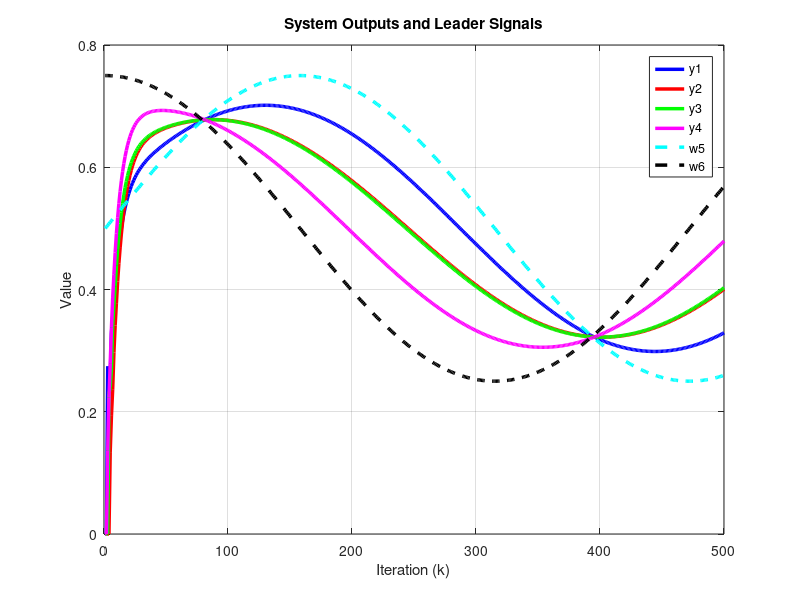

This figure's MATLAB source:
clc; clear;

%Parameters

rho = 10.5;
eta = 5;
lamda = 100;
mu = 80.5;
epsilon = 1e-5;
alpha = 1;

T = 0.1;
gamma1 = 0.05;
gamma2 = 0.05;
gamma3 = 0.05;
gamma4 = 0.05;

beta = 10;
sigma = 95;
tau = 1e-5;
nena = 1e-5;

rT = 1024;
L = 200;
m = 500;
n =600;


% initialization 

phi1 = zeros(m+1, 1);
phi2 = zeros(m+1, 1);
phi3 = zeros(m+1, 1);
phi4 = zeros(m+1, 1);

mfa1 = zeros(m+1, 1);
mfa2 = zeros(m+1, 1);
mfa3 = zeros(m+1, 1);
mfa4 = zeros(m+1, 1);

sm1 = zeros(m,1);
sm2 = zeros(m,1);
sm3 = zeros(m,1);
sm4 = zeros(m,1);

y1 = zeros(m+1, 1);
y2 = zeros(m+1, 1);
y3 = zeros(m+1, 1);
y4 = zeros(m+1, 1);

u1 = zeros(m,1);
u2 = zeros(m,1);
u3 = zeros(m,1);
u4 = zeros(m,1);

xi1 = zeros(m, 1);
xi2 = zeros(m, 1);
xi3 = zeros(m, 1);
xi4 = zeros(m, 1);

s1 = zeros(m, 1);
s2 = zeros(m, 1);
s3 = zeros(m, 1);
s4 = zeros(m, 1);

omega1 = zeros(m, 1);
omega2 = zeros(m, 1);
omega3 = zeros(m, 1);
omega4 = zeros(m, 1);

%Time Invarying Leaders signals (w5, w6)
% % Preallocate arrays (adjust size if needed)
% w5 = zeros(1, m);  % example length, adjust as needed
% w6 = zeros(1, m);  % example length, adjust as needed

% % Set w5 values according to conditions
% w5(1:165)     = 1.4;
% w5(166:330)   = 1.6;
% w5(331:end)   = 1.3;

% % Set w6 values according to conditions
% w6(1:165)     = 0.7;
% w6(166:330)   = 1.2;
% w6(331:end)   = 1.1;


% Time vector for sinusoidal signals
k = 1:m;
t = (k-1) * T; % Time vector: t = (k-1)*T

% Define sinusoidal leader signals (choose one of the variations below)

% Variation 1: Low-frequency, same amplitude, phase-shifted signals
w5 = 0.5 + 0.25 * sin(0.1 * t); % Amplitude = 0.25, frequency = 0.1 rad/s, offset = 1.15
w6 = 0.5 + 0.25 * sin(0.1 * t + pi/2); % Same amplitude and frequency, phase shift = pi/2


for k = 1:m

    if k == 1
        phi1(k) = 1;
        phi2(k) = 1;
        phi3(k) = 1;
        phi4(k) = 1;
    elseif k == 2
        phi1(k) = phi1(k-1) + (eta * u1(k-1) / (mu + u1(k-1)^2)) * (y1(k) - phi1(k-1)*u1(k-1));
        phi2(k) = phi2(k-1) + (eta * u2(k-1) / (mu + u2(k-1)^2)) * (y2(k) - phi2(k-1)*u2(k-1));
        phi3(k) = phi3(k-1) + (eta * u3(k-1) / (mu + u3(k-1)^2)) * (y3(k) - phi3(k-1)*u3(k-1));
        phi4(k) = phi4(k-1) + (eta * u4(k-1) / (mu + u4(k-1)^2)) * (y4(k) - phi4(k-1)*u4(k-1));
    else
        phi1(k) = phi1(k-1) + (eta * (u1(k-1) - u1(k-2)) / (mu + (u1(k-1) - u1(k-2))^2)) * (y1(k) - y1(k-1) - phi1(k-1) * (u1(k-1) - u1(k-2)));
        phi2(k) = phi2(k-1) + (eta * (u2(k-1) - u2(k-2)) / (mu + (u2(k-1) - u2(k-2))^2)) * (y2(k) - y2(k-1) - phi2(k-1) * (u2(k-1) - u2(k-2)));
        phi3(k) = phi3(k-1) + (eta * (u3(k-1) - u3(k-2)) / (mu + (u3(k-1) - u3(k-2))^2)) * (y3(k) - y3(k-1) - phi3(k-1) * (u3(k-1) - u3(k-2)));
        phi4(k) = phi4(k-1) + (eta * (u4(k-1) - u4(k-2)) / (mu + (u4(k-1) - u4(k-2))^2)) * (y4(k) - y4(k-1) - phi4(k-1) * (u4(k-1) - u4(k-2)));
    end

    % Stability protection
    if k > 2 && (abs(phi1(k)) <= epsilon || abs(u1(k - 1) - u1(k - 2)) <= epsilon || sign(phi1(k)) ~= sign(phi1(1)))
        phi1(k) = phi1(1);
    end
    
    if k > 2 && (abs(phi2(k)) <= epsilon || abs(u2(k - 1) - u2(k - 2)) <= epsilon || sign(phi2(k)) ~= sign(phi2(1)))
        phi2(k) = phi2(1);
    end
    
    if k > 2 && (abs(phi3(k)) <= epsilon || abs(u3(k - 1) - u3(k - 2)) <= epsilon || sign(phi3(k)) ~= sign(phi3(1)))
        phi3(k) = phi3(1);
    end
    
    if k > 2 && (abs(phi4(k)) <= epsilon || abs(u4(k - 1) - u4(k - 2)) <= epsilon || sign(phi4(k)) ~= sign(phi4(1)))
        phi4(k) = phi4(1);
    end

    % Example for one time step:
    xi1(k) = y2(k) - 2 * y1(k) + w5(k);
    xi2(k) = y3(k) - y2(k);
    xi3(k) = y4(k) - 2 * y3(k) + y1(k);
    xi4(k) = y2(k) - 2 * y4(k) + w6(k);

    % Fix: Handle k=1 case for sliding surfaces
    if k == 1
        s1(k) = 0;
        s2(k) = 0;
        s3(k) = 0;
        s4(k) = 0;
    else
        s1(k) = alpha * xi1(k) - xi1(k-1);
        s2(k) = alpha * xi2(k) - xi2(k-1);
        s3(k) = alpha * xi3(k) - xi3(k-1);
        s4(k) = alpha * xi4(k) - xi4(k-1);
    end

    % Fix: Handle k=1 case for sliding surfaces
    if k == 1
        omega1(k) = 0;
        omega2(k) = 0;
        omega3(k) = 0;
        omega4(k) = 0;
    else
        omega1(k) = s1(k) + tau * (s1(k-1));
        omega2(k) = s2(k) + tau * (s2(k-1));
        omega3(k) = s3(k) + tau * (s3(k-1));
        omega4(k) = s4(k) + tau * (s4(k-1));
    end

    if k == 1
        mfa1(k) = 0;
        mfa2(k) = 0;
        mfa3(k) = 0;
        mfa4(k) = 0;
    else
        mfa1(k) = mfa1(k-1) + (rho * phi1(k)) / (lamda + abs(phi1(k)^2)) * xi1(k);
        mfa2(k) = mfa2(k-1) + (rho * phi2(k)) / (lamda + abs(phi2(k)^2)) * xi2(k);
        mfa3(k) = mfa3(k-1) + (rho * phi3(k)) / (lamda + abs(phi3(k)^2)) * xi3(k);
        mfa4(k) = mfa4(k-1) + (rho * phi4(k)) / (lamda + abs(phi4(k)^2)) * xi4(k);
    end


    % SMC updates
    if k == 1 
        sm1(k) = 0;
        sm2(k) = 0;
        sm3(k) = 0;
        sm4(k) = 0;
    else
        sm1(k) = sm1(k-1) + (beta * phi1(k)) / (sigma + (phi1(k))^2) * ...
            ( (xi1(k) + (y4(k) - y4(k-1)) + (w5(k) - w5(k-1))+(w6(k) - w6(k-1))) / (1 + 1) ...
            + (1-tau * alpha) * xi1(k) - tau * xi1(k-1) / (alpha * (2)) + nena * sign(omega1(k)) );

        sm2(k) = sm2(k-1) + (beta * phi2(k)) / (sigma + (phi2(k))^2) * ...
            ( (xi2(k) + (y3(k) - y3(k-1)) + (w5(k) - w5(k-1))+(w6(k) - w6(k-1))) / (1) ...
            + (1-tau * alpha) * xi2(k) - tau * xi2(k-1) / (alpha * (1)) + nena * sign(omega2(k)) );


        sm3(k) = sm3(k-1) + (beta * phi3(k)) / (sigma + (phi3(k))^2) * ...
            ( (xi3(k) + (y1(k) - y1(k-1)) + (y4(k) - y4(k-1)) + (w5(k) - w5(k-1))+(w6(k) - w6(k-1))) / (2) ...
            + (1-tau * alpha) * xi3(k) - tau * xi3(k-1) / (alpha * (2)) + nena * sign(omega3(k)) );


        sm4(k) = sm4(k-1) + (beta * phi4(k)) / (sigma + (phi4(k))^2) * ...
            ( (xi4(k) + (y2(k) - y3(k-1)) + (w5(k) - w5(k-1))+(w6(k) - w6(k-1))) / (2) ...
            + (1-tau * alpha) * xi4(k) - tau * xi4(k-1) / (alpha * (2)) + nena * sign(omega4(k)) );
    end

    % Control signal
    if k == 1
        u1(k) = 0;
        u2(k) = 0;
        u3(k) = 0;
        u4(k) = 0;
    else
        u1(k) = mfa1(k) + gamma1 * sm1(k);
        u2(k) = mfa2(k) + gamma2 * sm2(k);
        u3(k) = mfa3(k) + gamma3 * sm3(k);
        u4(k) = mfa4(k) + gamma4 * sm4(k);
    end
    if k == 1
        y1(k) = 0;
        y2(k) = 0;
        y3(k) = 0;
        y4(k) = 0;
    end

    % System dynamics (example, replace with actual system equations)

    y1(k + 1) = m / (rT * 0.1) * u1(k);
    y2(k + 1) = m / (rT * 0.1) * u2(k);
    y3(k + 1) = m / (rT * 0.1) * u3(k);
    y4(k + 1) = m / (rT * 0.3) * u4(k);
    % Ensure y values do not exceed bounds (example, adjust as needed)
 
    % y1(k) = max(0, min(1, y1(k)));
    % y2(k) = max(0, min(1, y2(k)));
    % y3(k) = max(0, min(1, y3(k)));
    % y4(k) = max(0, min(1, y4(k)));
    % % Ensure u values do not exceed bounds (example, adjust as needed)
    % u1(k) = max(0, min(1, u1(k)));
    % u2(k) = max(0, min(1, u2(k)));
    % u3(k) = max(0, min(1, u3(k)));
    % u4(k) = max(0, min(1, u4(k)));
    % % Ensure phi values do not exceed bounds (example, adjust as needed)
    % phi1(k) = max(0, min(1, phi1(k)));
    % phi2(k) = max(0, min(1, phi2(k)));
    % phi3(k) = max(0, min(1, phi3(k)));
    % phi4(k) = max(0, min(1, phi4(k)));

    % Plotting



end

% Time vector for plotting (assuming k represents discrete time steps)
k = 1:m;

% Plot system outputs (y1, y2, y3, y4) and leaders (w5, w6)
figure;
plot(k, y1(1:m), 'b-', 'LineWidth', 2.5, 'DisplayName', 'y1');
hold on;
plot(k, y2(1:m), 'r-', 'LineWidth', 2.5, 'DisplayName', 'y2');
plot(k, y3(1:m), 'g-', 'LineWidth', 2.5, 'DisplayName', 'y3');
plot(k, y4(1:m), 'm-', 'LineWidth', 2.5, 'DisplayName', 'y4');
plot(k, w5, 'c--', 'LineWidth', 2.5, 'DisplayName', 'w5');
plot(k, w6, 'k--', 'LineWidth', 2.5, 'DisplayName', 'w6');
hold off;
title('System Outputs and Leader Signals');
xlabel('Iteration (k)');
ylabel('Value');
legend('show');
grid on;



    


